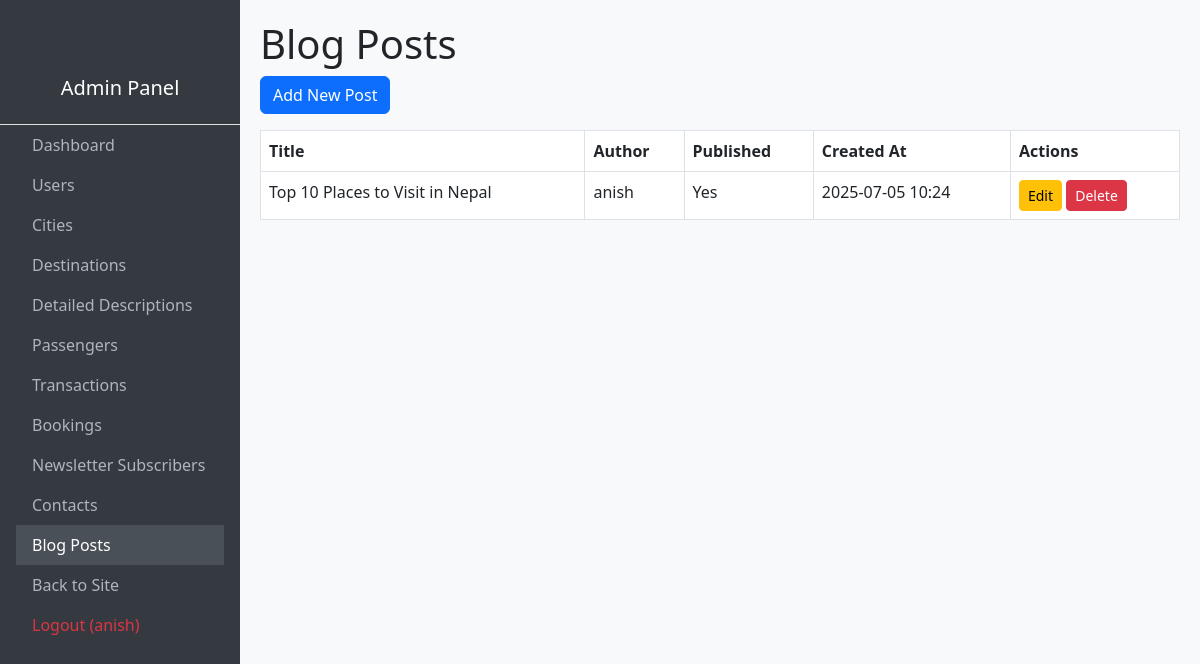
The page /admin-panel/blogposts/ (signed in) on the database as committed earlier.
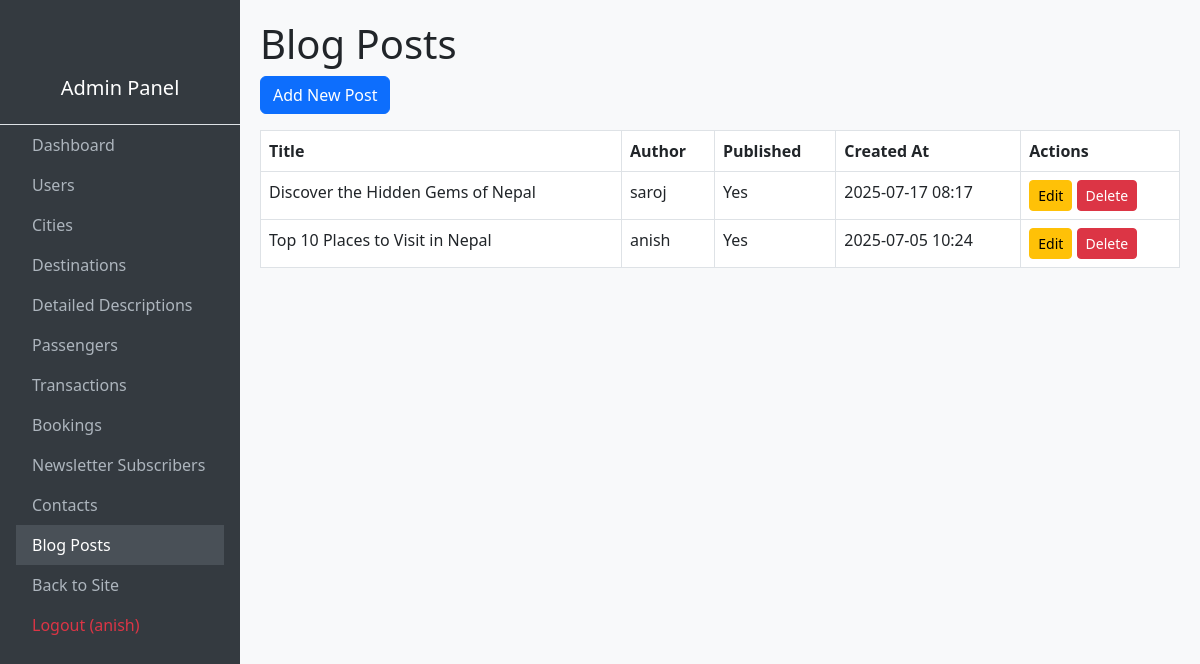
The same page on the database as committed later.
### yatra/models.py (models this page shows, shortened)
class BlogPost(models.Model):
    title = models.CharField(max_length=200)
    slug = models.SlugField(unique=True)  # for URLs
    author = models.ForeignKey(User, on_delete=models.CASCADE)
    content = models.TextField()
    image = models.ImageField(upload_to='blog_images/', blank=True, null=True)
    created_at = models.DateTimeField(default=timezone.now)
    updated_at = models.DateTimeField(auto_now=True)
    published = models.BooleanField(default=True)
    class Meta:
        ordering = ['-created_at']

### adminpanel/views.py (the view)
# urls.py: path('blogposts/', views.blogpost_list, name='admin_blogpost_list'),
@staff_member_required
def blogpost_list(request):
    posts = BlogPost.objects.all()
    return render(request, 'adminpanel/blogpost_list.html', {'posts': posts})

### Templates/adminpanel/blogpost_list.html (shortened to what this page needs)
{% extends 'base.html' %}
{% block content %}
<h1>Blog Posts</h1>
<a href="{% url 'admin_blogpost_create' %}" class="btn btn-primary mb-3">Add New Post</a>
<table class="table table-bordered table-hover">
    <thead>
        <tr>
            <th>Title</th>
            <th>Author</th>
            <th>Published</th>
            <th>Created At</th>
            <th>Actions</th>
        </tr>
    </thead>
    <tbody>
        {% for post in posts %}
        <tr>
            <td>{{ post.title }}</td>
            <td>{{ post.author.username }}</td>
            <td>{{ post.published|yesno:"Yes,No" }}</td>
            <td>{{ post.created_at|date:"Y-m-d H:i" }}</td>
            <td>
                <a href="{% url 'admin_blogpost_edit' post.pk %}" class="btn btn-sm btn-warning">Edit</a>
                <form action="{% url 'admin_blogpost_delete' post.pk %}" method="post" style="display:inline;">
                    <button class="btn btn-sm btn-danger" onclick="return confirm('Delete this post?')">Delete</button>
                </form>
            </td>
        </tr>
        {% empty %}
        <tr><td colspan="5">No blog posts found.</td></tr>
        {% endfor %}
    </tbody>
</table>
{% endblock %}

Rows that differ between the two databases and show on the page:
added BlogPost: title "Discover the Hidden Gems of Nepal", author.username "saroj", published "Yes", created_at "2025-07-17 08:17"
